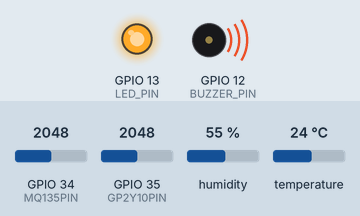
A sketch run on a simulated ESP32. On the bench: output pins drawn as LEDs (lit = HIGH), buzzer (waves = sounding, pin HIGH). Inputs (shaded band) come from the test bench; at power-on: GPIO 34 (MQ135PIN) = 2048, GPIO 35 (GP2Y10PIN) = 2048, humidity 55 %, temperature 24 °C. WiFi joins after 1.5 s; servers stay silent unless stated; what the sketch prints to the serial monitor is not drawn.

Above: at 2.5 s.
At 4.0 s:
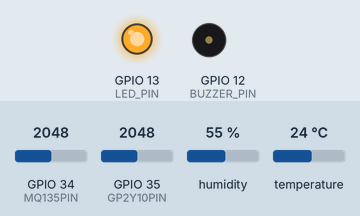
Timing chart, 0 to 5.5 s (numbered marks = the images above):
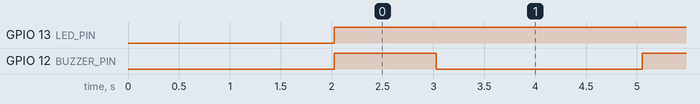

Measured:
- by itself, GPIO 13 (LED_PIN): LOW → HIGH at 2.0 s
- by itself, GPIO 12 (BUZZER_PIN): alternates HIGH for 1.0 s and LOW for 2.0 s

The sketch:

main.ino
```cpp
// Include necessary libraries
#include <WiFi.h>
#include <DHT.h>

// DHT11 setup
#define DHTPIN 4
#define DHTTYPE DHT11
DHT dht(DHTPIN, DHTTYPE);

// MQ135 setup
#define MQ135PIN 34

// GP2Y10 setup
#define GP2Y10PIN 35    // Analog pin connected to GP2Y10 output
#define LED_PIN 13      // LED control pin for GP2Y10 (used for dust measurement)

// Buzzer setup
#define BUZZER_PIN 12

// Wi-Fi credentials
const char* ssid = "Your_SSID";      // Your Wi-Fi SSID
const char* password = "Your_PASSWORD"; // Your Wi-Fi password

// Thresholds
float tempThreshold = 33.0;          // Threshold for temperature in °C
float humidityThreshold = 55.0;       // Threshold for humidity in %
int mq135Threshold = 300;             // Example threshold for MQ135 (analog value)
int gp2y10Threshold = 100;            // Example threshold for GP2Y10 dust density

// Initialize sensors and pins
void initSensors() {
    dht.begin();
    pinMode(MQ135PIN, INPUT);
    pinMode(GP2Y10PIN, INPUT);
    pinMode(LED_PIN, OUTPUT);
    pinMode(BUZZER_PIN, OUTPUT);
    digitalWrite(BUZZER_PIN, LOW);  // Ensure buzzer is off
}

// Function to read GP2Y10 sensor value
float readGP2Y10() {
    digitalWrite(LED_PIN, LOW); // Turn on the sensor LED
    delayMicroseconds(280);     // Wait for the sensor to stabilize
    int dustVal = analogRead(GP2Y10PIN);
    digitalWrite(LED_PIN, HIGH); // Turn off the sensor LED
    delayMicroseconds(40);       // Wait for the sensor to cool
    return (dustVal * (5.0 / 4095.0)) * 1000; // Convert to voltage (mV) and scale
}

// Function to read sensors and send data via Serial
void readAndSendData() {
    float temperature = dht.readTemperature();
    float humidity = dht.readHumidity();
    int mq135Value = analogRead(MQ135PIN);
    float gp2y10Value = readGP2Y10();

    // Check for sensor read errors
    if (isnan(temperature) || isnan(humidity)) {
        Serial.println("{\"error\": \"Failed to read from DHT sensor!\"}");
        return;
    }

    // Create a JSON-formatted string with sensor data
    String jsonStr = "{";
    jsonStr += "\"temperature\": " + String(temperature) + ", ";
    jsonStr += "\"humidity\": " + String(humidity) + ", ";
    jsonStr += "\"mq135\": " + String(mq135Value) + ", ";
    jsonStr += "\"dust\": " + String(gp2y10Value);
    jsonStr += "}";

    // Send the JSON string over Serial
    Serial.println(jsonStr);

    // Trigger buzzer if thresholds are exceeded
    if (temperature > tempThreshold || humidity > humidityThreshold ||
        mq135Value > mq135Threshold || gp2y10Value > gp2y10Threshold) {
        digitalWrite(BUZZER_PIN, HIGH);
        delay(1000);
        digitalWrite(BUZZER_PIN, LOW);
    }
}

// Function to connect to Wi-Fi
void connectToWiFi() {
    WiFi.begin(ssid, password);
    Serial.print("Connecting to WiFi");
    while (WiFi.status() != WL_CONNECTED) {
        delay(1000);
        Serial.print(".");
    }
    Serial.println("\nWiFi connected!");
    Serial.print("ESP32 IP Address: ");
    Serial.println(WiFi.localIP());
}

void setup() {
    Serial.begin(115200);
    connectToWiFi();
    initSensors();
}

void loop() {
    readAndSendData();
    delay(2000); // Send data every 2 seconds
}
```
